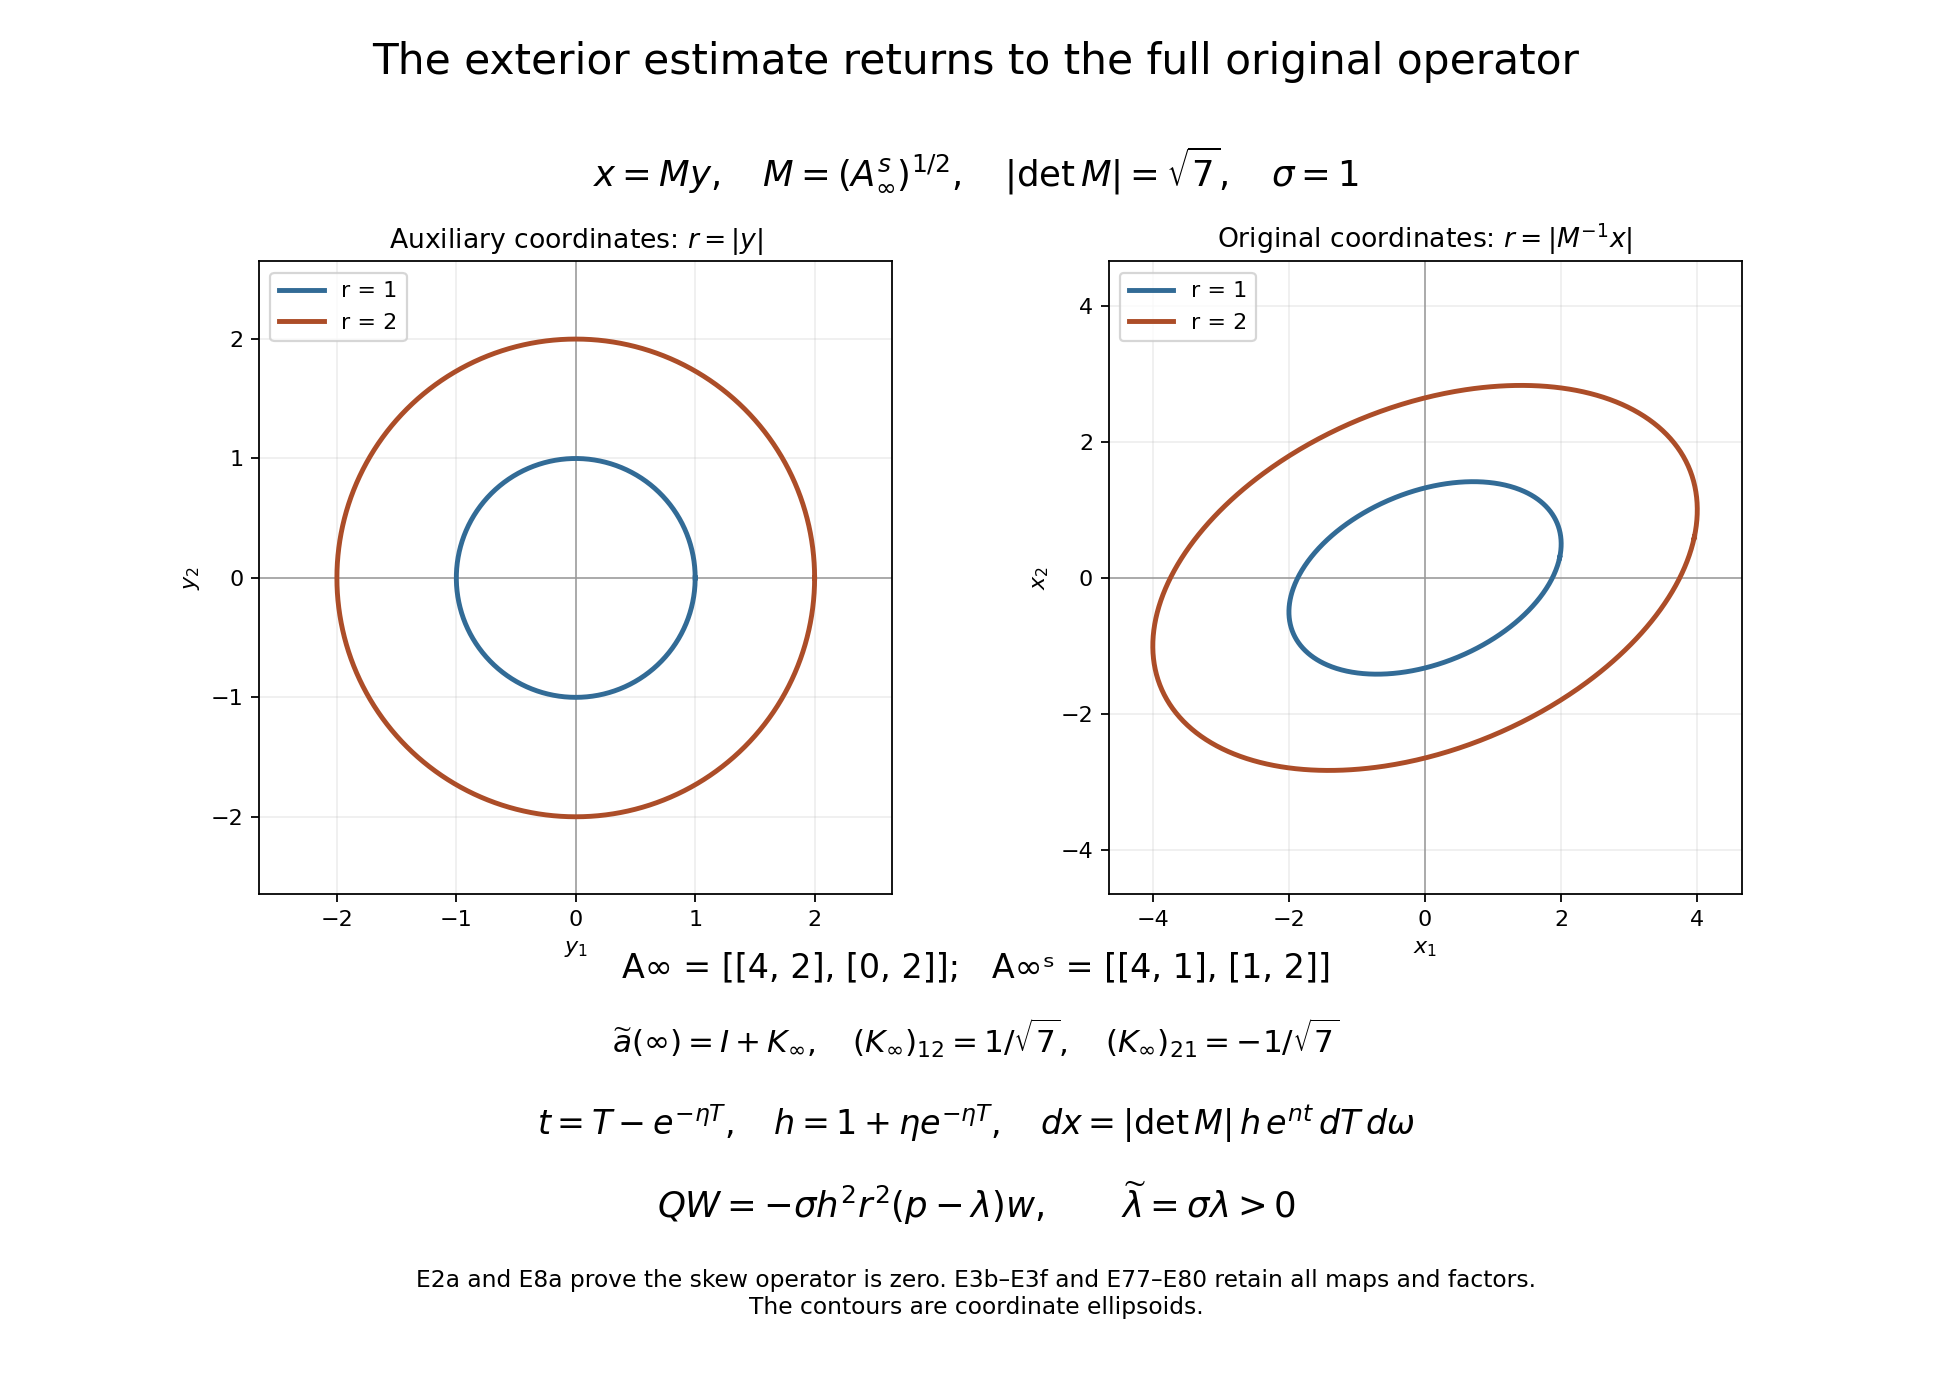

Recreate this plot in Python.
"""Reproduce the full original exterior coordinate contours and measure."""
from pathlib import Path
import numpy as np
import matplotlib
matplotlib.use('Agg')
import matplotlib.pyplot as plt
P=Path(__file__).resolve().parent
Ainf=np.array([[4.,2.],[0.,2.]])
As=(Ainf+Ainf.T)/2
Aa=(Ainf-Ainf.T)/2
eigen,axes=np.linalg.eigh(As)
M=(axes*np.sqrt(eigen))@axes.T
Minv=np.linalg.inv(M)
K=Minv@Aa@Minv.T
assert np.allclose(M@M,As)
assert np.allclose(Minv@Ainf@Minv.T,np.eye(2)+K)
assert np.allclose(np.linalg.det(M),np.sqrt(7))
assert np.allclose(K,np.array([[0,1/np.sqrt(7)],[-1/np.sqrt(7),0]]))
theta=np.linspace(0,2*np.pi,801)
circle=np.stack([np.cos(theta),np.sin(theta)])
fig,panels=plt.subplots(1,2,figsize=(12.2,8.6))
fig.subplots_adjust(top=.81,bottom=.35,wspace=.28)
colors=['#326b96','#ac4d28']
for ax in panels:
    ax.set_aspect('equal')
    ax.axhline(0,color='#999999',lw=.7)
    ax.axvline(0,color='#999999',lw=.7)
    ax.grid(alpha=.2)
for r,color in zip([1,2],colors):
    xy=r*circle
    original=M@xy
    panels[0].plot(xy[0],xy[1],color=color,lw=2.2,label=f'r = {r}')
    panels[1].plot(original[0],original[1],color=color,lw=2.2,label=f'r = {r}')
panels[0].set(xlim=(-2.65,2.65),ylim=(-2.65,2.65),xlabel=r'$y_1$',ylabel=r'$y_2$',title=r'Auxiliary coordinates: $r=|y|$')
panels[1].set(xlim=(-4.65,4.65),ylim=(-4.65,4.65),xlabel=r'$x_1$',ylabel=r'$x_2$',title=r'Original coordinates: $r=|M^{-1}x|$')
for ax in panels: ax.legend(loc='upper left',fontsize=10)
fig.suptitle('The exterior estimate returns to the full original operator',fontsize=19,y=.97)
fig.text(.5,.865,r'$x=My,\quad M=(A_\infty^s)^{1/2},\quad |\det M|=\sqrt{7},\quad \sigma=1$',ha='center',fontsize=16)
fig.text(.5,.29,'A∞ = [[4, 2], [0, 2]];   A∞ˢ = [[4, 1], [1, 2]]',ha='center',fontsize=15)
fig.text(.5,.235,r'$\widetilde a(\infty)=I+K_\infty,\quad (K_\infty)_{12}=1/\sqrt{7},\quad (K_\infty)_{21}=-1/\sqrt{7}$',ha='center',fontsize=14)
fig.text(.5,.175,r'$t=T-e^{-\eta T},\quad h=1+\eta e^{-\eta T},\quad dx=|\det M|\,h\,e^{nt}\,dT\,d\omega$',ha='center',fontsize=15)
fig.text(.5,.115,r'$QW=-\sigma h^2r^2(p-\lambda)w,\qquad \widetilde\lambda=\sigma\lambda>0$',ha='center',fontsize=16)
fig.text(.5,.045,'E2a and E8a prove the skew operator is zero. E3b–E3f and E77–E80 retain all maps and factors.\nThe contours are coordinate ellipsoids.',ha='center',fontsize=10.5)
fig.savefig(P/'original-exterior-coordinate-map.svg')
fig.savefig(P/'original-exterior-coordinate-map.png',dpi=160)
